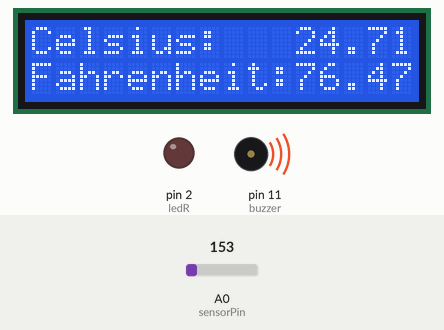
Recording of a sketch running on a simulated Arduino Uno, built with avr-gcc and run on an emulated ATmega328P. Parts: 16×2 character LCD, output pins drawn as LEDs (lit = HIGH), buzzer (waves = sounding). Inputs (shaded band) come from the test bench; at power-on: A0 (sensorPin) = 153. What the sketch prints to the serial monitor is not drawn.

Above: at 13.5 s.
13.6 s: A0 (sensorPin) set to 167
At 14.9 s:
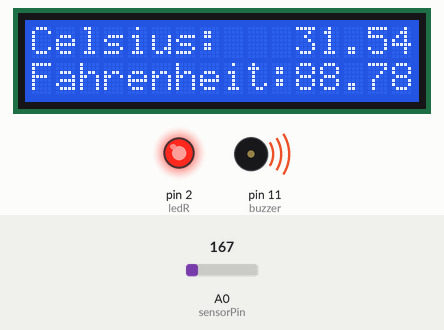
16.6 s: A0 (sensorPin) set to 190
At 18.0 s:
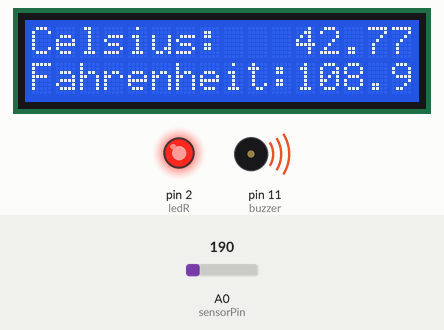
19.1 s: A0 (sensorPin) set to 175
At 20.6 s:
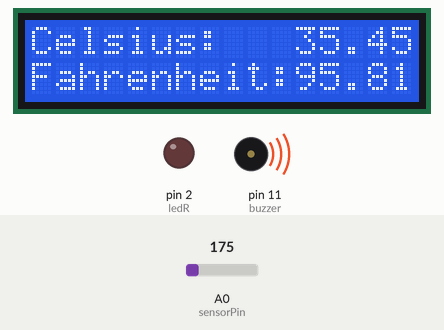
20.9 s: A0 (sensorPin) set to 129
At 22.0 s:
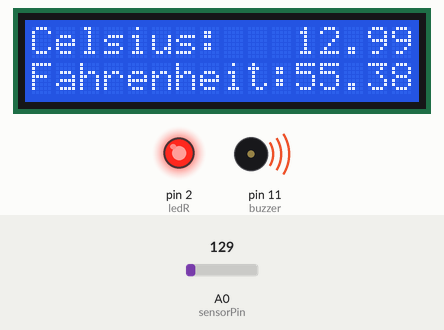
23.1 s: A0 (sensorPin) set to 112
At 23.9 s:
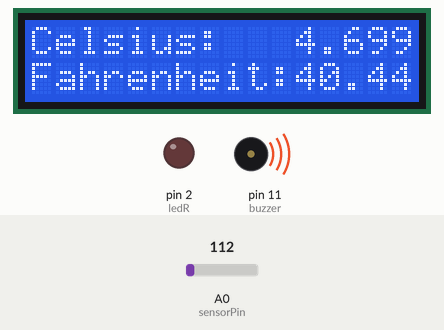
Timing chart, 0 to 26.0 s (numbered marks = the images above; inputs shaded):
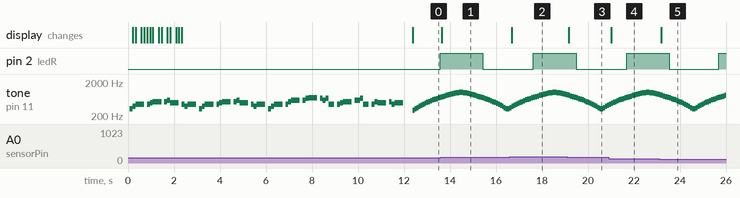

Measured:
- the behaviour switches between 123 and 122 on A0 (sensorPin) (found by bisection; images 4 and 5)
- after the input at 13.6 s, the display: changes after 0.05 s (image 1)
- after the input at 16.6 s, the display: changes after 0.08 s (image 2)
- after the input at 19.1 s, the display: changes after 0.05 s (image 3)
- after the input at 20.9 s, the display: changes after 0.11 s (image 4)
- after the input at 23.1 s, the display: changes after 0.09 s (image 5)
- by itself, tone on pin 11 (buzzer): plays 742 Hz for 0.08 s, 772 Hz for 0.08 s, 802 Hz for 0.08 s, 832 Hz for 0.08 s, 862 Hz for 0.08 s, 892 Hz for 0.08 s … (34 notes in this stretch)

The sketch:

EK131-Final-Project.ino
```cpp
    #include <LiquidCrystal_I2C.h>

    #include <Wire.h>


       //------------------------------------------------

        //This program includes an excerpt of a song played
        //by the buzzer at the start of the program, which
        //was modified from the original version created by the
        //Github user xitanggg, the following is the link to his code
        //https://github.com/xitanggg/-Pirates-of-the-Caribbean-Theme-Song/blob/master/Pirates_of_the_Caribbean_-_Theme_Song.ino


       //------------------------------------------------


    //initialize the liquid crystal library
    //the first parameter is the I2C address
    //the second parameter is how many rows are on your screen
    //the third parameter is how many columns are on your screen
    LiquidCrystal_I2C lcd(0x27, 16, 2);
    const int buzzer = 11;
    const int ledR = 2;
    // Change to 0.5 for a slower version of the song, 1.25 for a faster version
    const float songSpeed = 1.0;
    int freq = 262;
    bool up = true;
    // Defining frequency of each music note
    #define NOTE_C4 262
    #define NOTE_D4 294
    #define NOTE_E4 330
    #define NOTE_F4 349
    #define NOTE_G4 392
    #define NOTE_A4 440
    #define NOTE_B4 494
    #define NOTE_C5 523
    #define NOTE_D5 587
    #define NOTE_E5 659
    #define NOTE_F5 698
    #define NOTE_G5 784
    #define NOTE_A5 880
    #define NOTE_B5 988

    // Music notes of the song, 0 is a rest/pulse
    int notes[] = {
        NOTE_E4, NOTE_G4, NOTE_A4, NOTE_A4, 0,
        NOTE_A4, NOTE_B4, NOTE_C5, NOTE_C5, 0,
        NOTE_C5, NOTE_D5, NOTE_B4, NOTE_B4, 0,
        NOTE_A4, NOTE_G4, NOTE_A4, 0,

        NOTE_E4, NOTE_G4, NOTE_A4, NOTE_A4, 0,
        NOTE_A4, NOTE_B4, NOTE_C5, NOTE_C5, 0,
        NOTE_C5, NOTE_D5, NOTE_B4, NOTE_B4, 0,
        NOTE_A4, NOTE_G4, NOTE_A4, 0,

        NOTE_E4, NOTE_G4, NOTE_A4, NOTE_A4, 0,
        NOTE_A4, NOTE_C5, NOTE_D5, NOTE_D5, 0,
        NOTE_D5, NOTE_E5, NOTE_F5, NOTE_F5, 0,
        NOTE_E5, NOTE_D5, NOTE_E5, NOTE_A4, 0,

        NOTE_A4, NOTE_B4, NOTE_C5, NOTE_C5, 0,
        NOTE_D5, NOTE_E5, NOTE_A4, 0,
        NOTE_A4, NOTE_C5, NOTE_B4, NOTE_B4, 0,
        NOTE_C5, NOTE_A4, NOTE_B4, 0
    };

    // Durations (in ms) of each music note of the song
    // Quarter Note is 250 ms when songSpeed = 1.0
    int durations[] = {
        125, 125, 250, 125, 125,
        125, 125, 250, 125, 125,
        125, 125, 250, 125, 125,
        125, 125, 375, 125,

        125, 125, 250, 125, 125,
        125, 125, 250, 125, 125,
        125, 125, 250, 125, 125,
        125, 125, 375, 125,

        125, 125, 250, 125, 125,
        125, 125, 250, 125, 125,
        125, 125, 250, 125, 125,
        125, 125, 125, 250, 125,

        125, 125, 250, 125, 125,
        250, 125, 250, 125,
        125, 125, 250, 125, 125,
        125, 125, 375, 375
    };

    int sensorPin = A0; //the analog pin the TMP36's Vout (sense) pin is connected to
                       //the resolution is 10 mV / degree centigrade with a
                       //500 mV offset to allow for negative temperatures

    /*
     * setup() - this function runs once when you turn your Arduino on
     * We initialize the serial connection with the computer
     */
     String x = "Initiating Startup";
    void setup()
    {
      Serial.begin(9600);  //Start the serial connection with the computer
                           //to view the result open the serial monitor
     lcd.init();
     lcd.backlight();
    lcd.setCursor(0,0);
  // tell the screen to write “hello, from” on the top row
  lcd.print("Hello Fadi");
  // tell the screen to write on the bottom row
  lcd.setCursor(0,1);
  // tell the screen to write “Arduino_uno_guy” on the bottom row
  // you can change whats in the quotes to be what you want it to be!
     const int totalNotes = sizeof(notes) / sizeof(int);
     pinMode(ledR, OUTPUT);
    // Loop through each note
    for (int i = 0; i < totalNotes; i++)
    {
      if(i<27){
        lcd.print(x[i]);
      }
      const int currentNote = notes[i];
      float wait = durations[i] / songSpeed;
      // Play tone if currentNote is not 0 frequency, otherwise pause (noTone)
      if (currentNote != 0)
      {
        tone(buzzer, notes[i], wait); // tone(pin, frequency, duration)
      }
      else
      {
        noTone(buzzer);
      }
      // delay is used to wait for tone to finish playing before moving to next loop
      delay(wait);
    }
    lcd.clear();
    }

    void Alarm(){
        if(freq<988 && up){
        freq += 30;
      }else if(freq>988 && up){
        up = false;
      }else if(!up && freq>350){
        freq -= 30;
      }else if(freq<350){
        up = true;
      }
      if(freq>700){
        digitalWrite(ledR, HIGH);
      }else{
        digitalWrite(ledR, LOW);
      }
      tone(buzzer,freq);


    }

    void loop() // run over and over again
    {
     //getting the voltage reading from the temperature sensor
     int reading = analogRead(sensorPin);

     // converting that reading to voltage, for 3.3v arduino use 3.3
     float voltage = reading * 5.0;
     voltage /= 1024.0;

     // print out the voltage
     Serial.print(voltage); Serial.print(" volts || ");

     // now print out the temperature
     float temperatureC = (voltage - 0.5) * 100 ;  //converting from 10 mv per degree with 500 mV offset
                                                   //to degrees ((voltage - 500mV) times 100)
     float temperatureF = (temperatureC * 9.0 / 5.0) + 32.0;
     Serial.print(temperatureF); Serial.println(" degrees F");
     Serial.print(temperatureC); Serial.print(" degrees C || ");
     lcd.setCursor(0,0);
     lcd.print("Celsius:   ");
     lcd.print(temperatureC);
     lcd.setCursor(0,1);
     lcd.print("Fahrenheit:");
     lcd.print(temperatureF);
  lcd.setCursor(0,1);
     if(temperatureC>24 || temperatureC < 18){
         Alarm();
     }else{
      noTone(buzzer);
      digitalWrite(ledR, LOW);
     }

     delay(50);
    }
```
